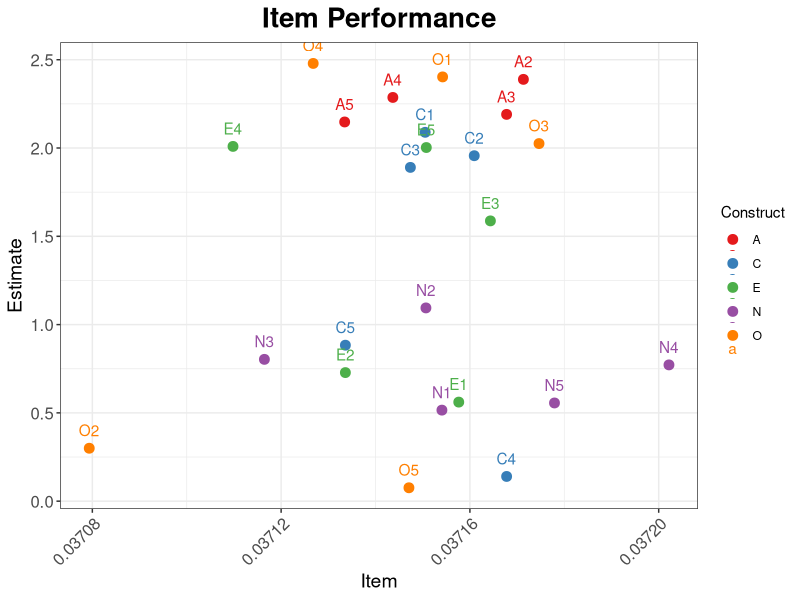

This chart was generated by the following R code:
# Load necessary packages
library(tidyverse)
library(lme4)
library(broom)
library(psych)
library(broom.mixed)

# Load BFI data
data(bfi, package="psych")

# Add a participant_id column to the data
bfi$participant_id <- 1:nrow(bfi)

# Convert from wide to long format
bfi_long <- bfi %>%
  pivot_longer(cols = -participant_id, 
               names_to = "item", 
               values_to = "response")

# Extract construct from item and remove ":" from item
bfi_long <- bfi_long %>%
  mutate(construct = str_extract(item, "^[A-Z]"),
         item = str_replace(item, ":", ""))

# Run mixed effects model
model <- lmer(response ~ item + (1|participant_id) + (1|construct), data = bfi_long, REML = FALSE)

# Extract fixed effects
fixed_effects <- tidy(model)

# Separate term into construct and item
fixed_effects <- fixed_effects %>%
  mutate(construct = ifelse(str_detect(term, "^item"), str_sub(term, 5, 5), NA),
         item = ifelse(str_detect(term, "^item"), str_sub(term, 5), term))

# Filter out rows that are not actual items
fixed_effects <- fixed_effects %>%
  filter(!is.na(construct))


# Create the scatter plot
ggplot(fixed_effects, aes(x = std.error, y = estimate, color = construct)) +
  geom_point(size = 3) +
  geom_text(aes(label = item), vjust = -1) +  # Add item labels above points
  scale_color_brewer(palette="Set1") +
  theme_bw() +
  theme(plot.title = element_text(hjust = 0.5, face = 'bold', size = 20),
        axis.title = element_text(size = 14),
        axis.text = element_text(size = 12),
        legend.position = "right",
        axis.text.x = element_text(angle = 45, hjust = 1)) +
  labs(title = "Item Performance",
       x = "Item",
       y = "Estimate",
       color = "Construct")
